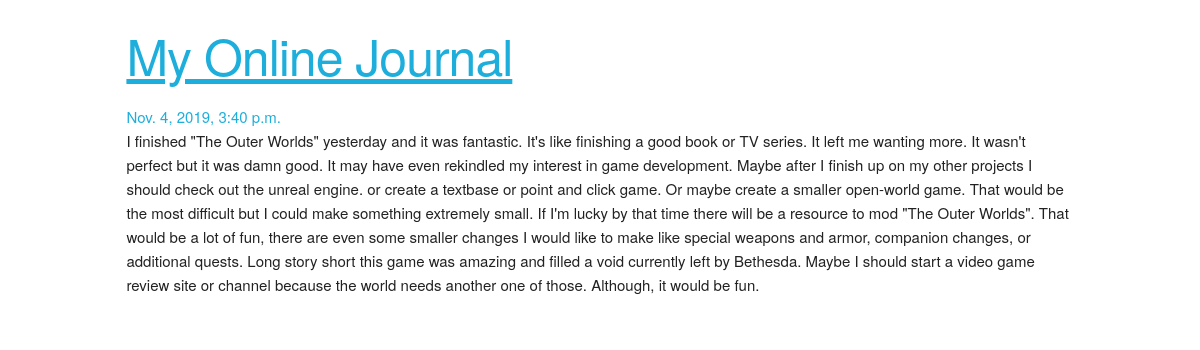
The app's page /journals/15/ with its own data.
### journals/models.py (models this page shows)
class Journal(models.Model):
    title = models.CharField(max_length=100)
    journal_entry = models.TextField(max_length=10000)
    created_at = models.DateTimeField(auto_now_add=True)
    created_by = models.ForeignKey(User, related_name='journals', on_delete=models.PROTECT)

### journals/views.py (the view)
# urls.py: path('<int:journal_id>/', views.detail, name='detail'),
def detail(request, journal_id):
    journal = get_object_or_404(Journal, pk=journal_id)
    return render(request, 'journals/detail.html', {'journal': journal})

### journals/templates/journals/detail.html (shortened to what this page needs)
{% extends 'journals/base.html' %}
{% block content %}
	<a href="{% url 'journals:index' %}"><h1>My Online Journal</h1></a>
	<a>{{journal.created_at}}</a>
	<p>{{journal.journal_entry}}</p>
{% endblock %}

### journals/static/journals/skeleton.css (style rules this page uses)
html { font-size: 62.5%; }
body { font-size: 1.5em; line-height: 1.6; font-weight: 400; font-family: "Raleway", "HelveticaNeue", "Helvetica Neue", Helvetica, Arial, sans-serif; color: #222; }
h1, h2, h3, h4, h5, h6 { margin-top: 0; margin-bottom: 2rem; font-weight: 300; }
h1 { font-size: 4.0rem; line-height: 1.2; letter-spacing: -.1rem; }
@media (min-width: 550px) { h1 { font-size: 5.0rem; } }
p { margin-top: 0; }
a { color: #1EAEDB; }
pre, blockquote, dl, figure, table, p, ul, ol, form { margin-bottom: 2.5rem; }

### records on screen
Journal: created_at "Nov. 4, 2019, 3:40 p.m.", journal_entry "I finished \"The Outer Worlds\" yesterday and it was fantastic. It's like finishing a good book or TV series. It left me wanting more. It wasn't perfect but it was damn good. It may have even rekindled my interest in game development. Maybe after I finish up on my other projects I should check out the unreal engine. or create a textbase or point and click game. Or maybe create a smaller open-world game. That would be the most difficult but I could make something extremely small. If I'm lucky by that time there will be a resource to mod \"The Outer Worlds\". That would be a lot of fun, there are even some smaller changes I would like to make like special weapons and armor, companion changes, or…"
